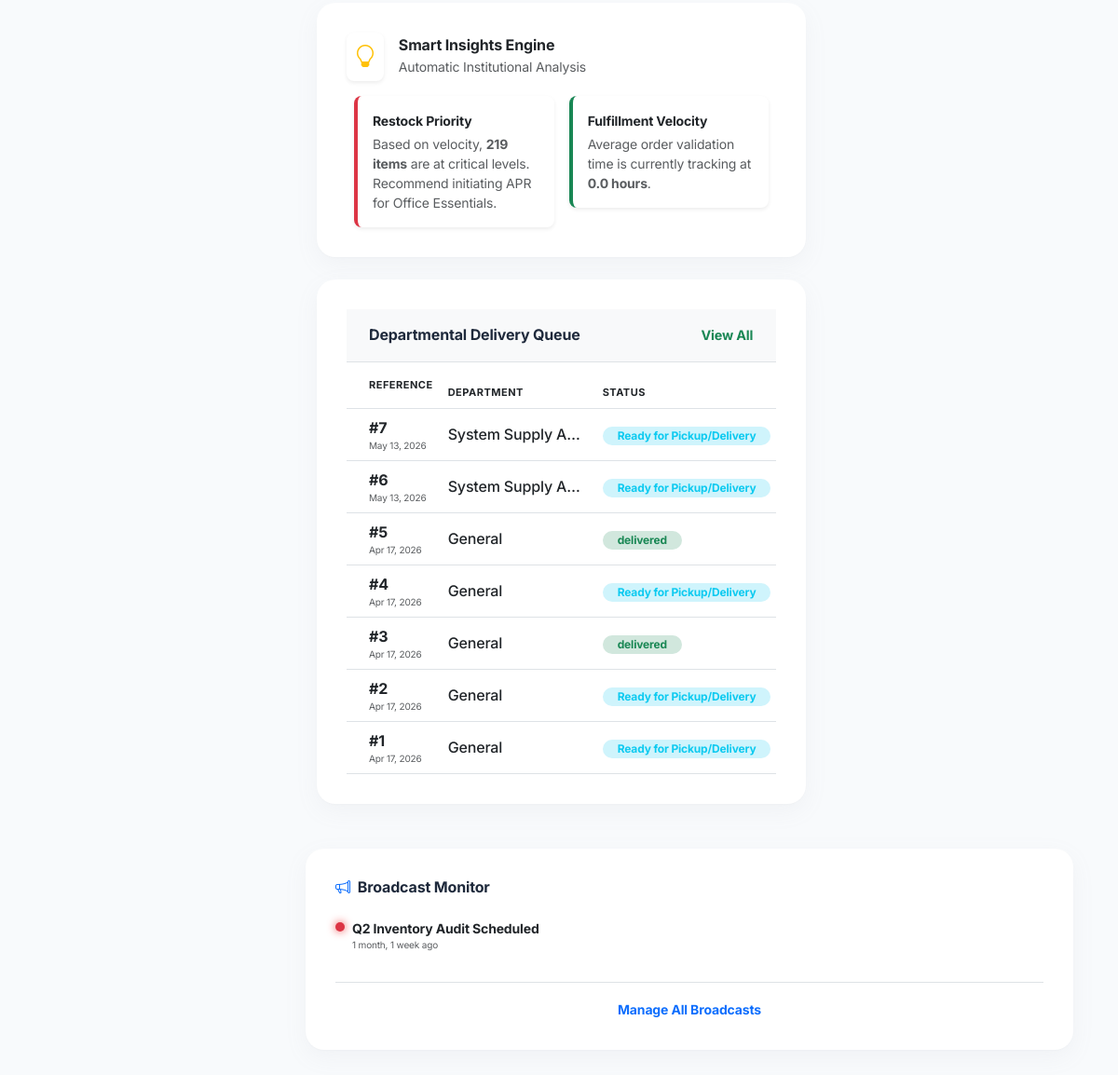
Before: /console/ (signed in, lower part) with the older database file.
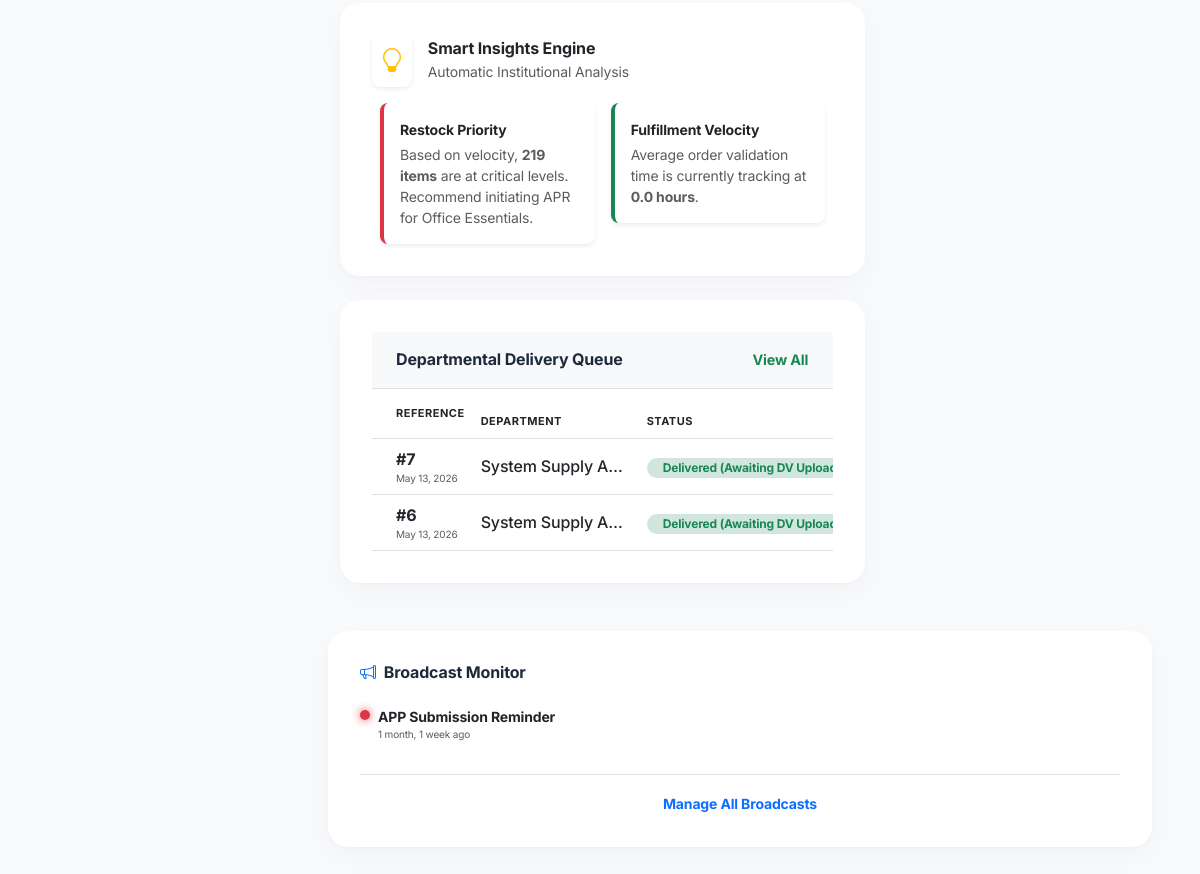
After: the same page with the newer database file.
### supplies/models.py (models this page shows, shortened)
class Order(models.Model):
    STATUS_CHOICES = [
        ('pending', 'Pending Admin Validation (Aaron)'),
        ('for_approval', 'For Chief Approval (Isagani)'),
        ('approved', 'Ready for Pickup/Delivery'),
        ('delivered_pending_settlement', 'Delivered (Awaiting DV Upload)'),
        ('completed', 'Completed & Settled'),
        ('returned', 'Returned to Sender'),
        ('cancelled', 'Cancelled'),
    ]
    user = models.ForeignKey(User, on_delete=models.SET_NULL, null=True, blank=True)
    employee_name = models.CharField(max_length=100)
    department = models.ForeignKey(Department, on_delete=models.SET_NULL, null=True, blank=True, related_name='orders')
    total_amount = models.DecimalField(max_digits=10, decimal_places=2)
    remarks = models.TextField(blank=True, null=True)
    dv_no = models.CharField(max_length=100, blank=True, null=True, verbose_name="Disbursement Voucher No.")
    dv_file = models.FileField(upload_to='order_settlements/', blank=True, null=True)
    dv_uploaded_at = models.DateTimeField(blank=True, null=True)
    dv_verified_at = models.DateTimeField(blank=True, null=True)
    dv_verified_by = models.ForeignKey(User, on_delete=models.SET_NULL, null=True, related_name='verified_settlements')
    admin_validated = models.BooleanField(default=False)
    chief_approved = models.BooleanField(default=False)
    status = models.CharField(max_length=50, choices=STATUS_CHOICES, default='pending')
    created_at = models.DateTimeField(auto_now_add=True) # Request Time
    approved_at = models.DateTimeField(null=True, blank=True) # Approval Time
    released_at = models.DateTimeField(null=True, blank=True) # Physical Handover Time
    completed_at = models.DateTimeField(null=True, blank=True) # Final Settlement Time
    is_emergency = models.BooleanField(default=False)
    status = models.CharField(max_length=30, choices=STATUS_CHOICES, default='pending')
    document1 = models.FileField(upload_to='order_documents/', blank=True, null=True)
    document2 = models.FileField(upload_to='order_documents/', blank=True, null=True)
    document3 = models.FileField(upload_to='order_documents/', blank=True, null=True)

class Department(models.Model):
    name = models.CharField(max_length=100, unique=True)
    description = models.TextField(blank=True, null=True)
    class Meta: ordering = ['name']

class News(models.Model):
    URGENCY_CHOICES = [
        ('URGENT', 'Critical Alert / Pulse'),
        ('INFO', 'General News / Info'),
        ('SUCCESS', 'Success / Update'),
    ]
    title = models.CharField(max_length=200)
    content = models.TextField()
    urgency = models.CharField(max_length=10, choices=URGENCY_CHOICES, default='INFO')
    image = models.ImageField(upload_to='news_images/', blank=True, null=True)
    date_posted = models.DateTimeField(default=timezone.now)
    is_active = models.BooleanField(default=True)
    author = models.ForeignKey(User, on_delete=models.SET_NULL, null=True, blank=True)
    class Meta:
        verbose_name_plural = "News"
        ordering = ['-date_posted']
    @property
    def short_content(self):
        words = self.content.split()
        return " ".join(words[:20]) + "..." if len(words) > 20 else self.content

### supplies/views/admin_views.py (the view)
# urls.py: path('console/', views.admin_dashboard, name='admin_dashboard'),
@user_passes_test(lambda u: u.is_staff)
def admin_dashboard(request):
    base_template = "supplies/admin_base.html"
    if request.headers.get('HX-Request'):
        base_template = "supplies/includes/admin_partial.html"
    now = timezone.now()
    month_start = now.replace(day=1, hour=0, minute=0, second=0, microsecond=0)
    orders = Order.objects.all().order_by('-created_at')
    active_orders_count = orders.filter(status='pending').count()
    delivery_queue_count = orders.filter(status='approved').count()
    total_stock_value = sum(float(p.price) * p.stock for p in Product.objects.all())
    monthly_utilization = Order.objects.filter(
        created_at__gte=month_start
    ).exclude(status='cancelled').aggregate(total=Sum('total_amount'))['total'] or 0
    low_stock_products = Product.objects.filter(stock__lte=F('reorder_point')).count()
    top_items = OrderItem.objects.values(
        'product__name', 'product__item_code'
    ).annotate(
        total_delivered=Sum('quantity')
    ).order_by('-total_delivered')[:5]
    pending_apr_count = APRRequest.objects.exclude(status='CLOSED').count()
    approved_orders = Order.objects.filter(approved_at__isnull=False)
    if approved_orders.exists():
        durations = [(o.approved_at - o.created_at).total_seconds() for o in approved_orders]
        avg_velocity_hours = (sum(durations) / len(durations)) / 3600
    else:
        avg_velocity_hours = 0
    category_data = Category.objects.annotate(
        total_value=Sum(F('product__price') * F('product__stock'))
    ).values('name', 'total_value').order_by('-total_value')
    seven_days_ago = now - timezone.timedelta(days=7)
    prev_week_start = seven_days_ago - timezone.timedelta(days=7)
    order_velocity = Order.objects.filter(
        created_at__gte=seven_days_ago
    ).values('created_at__date').annotate(
        count=Count('id')
    ).order_by('created_at__date')
    current_week_count = Order.objects.filter(created_at__gte=seven_days_ago).count()
    prev_week_count = Order.objects.filter(created_at__gte=prev_week_start, created_at__lt=seven_days_ago).count()
    if prev_week_count > 0:
        velocity_trend = ((current_week_count - prev_week_count) / prev_week_count) * 100
    else:
        velocity_trend = 100 if current_week_count > 0 else 0
    dept_spend = Order.objects.filter(
        created_at__gte=month_start
    ).values('department__name').annotate(
        total=Sum('total_amount')
    ).order_by('-total')[:5]
    if request.user.is_superuser:
        emergency_feed = EmergencyRequest.objects.filter(status__in=['pending_ao', 'pending_supervisor', 'pending_chief'])
    elif request.user.profile.role == 'store_ao':
        emergency_feed = EmergencyRequest.objects.filter(status='pending_ao')
    elif request.user.profile.role == 'store_sup':
        emergency_feed = EmergencyRequest.objects.filter(status='pending_supervisor')
    elif request.user.profile.role == 'spmo_chief':
        emergency_feed = EmergencyRequest.objects.filter(status='pending_chief')
    else:
        emergency_feed = EmergencyRequest.objects.none()
    top_depts = Department.objects.annotate(
        order_count=Count('orders')
    ).order_by('-order_count')[:10]
    total_spend = Order.objects.filter(status='delivered').aggregate(Sum('total_amount'))['total_amount__sum'] or 0
    active_tab = request.GET.get('tab', 'command')
    context = {
        'active_tab': active_tab,
        'active_orders_count': active_orders_count,
        'delivery_queue_count': delivery_queue_count,
        'pending_apr_count': pending_apr_count,
        'total_stock_value': total_stock_value,
        'monthly_utilization': monthly_utilization,
        'low_stock_count': low_stock_products,
        'top_items': top_items,
        'recent_orders': orders[:8],
        'emergency_feed': emergency_feed,
        'news_items': News.objects.filter(is_active=True).order_by('-urgency', '-date_posted')[:5],
        'urgent_news': News.objects.filter(is_active=True, urgency='URGENT').order_by('-date_posted')[:3],
        'category_data': list(category_data),
        'order_velocity': list(order_velocity),
        'dept_spend': list(dept_spend),
        'avg_velocity_hours': avg_velocity_hours,
        'velocity_trend': velocity_trend,
        'top_depts': top_depts,
        'total_spend': total_spend,
        'base_template': base_template,
    }
    return render(request, 'supplies/admin_dashboard.html', context)

### supplies/context_processors.py (called while the page is built)
def sidebar_pulse(request):
    if not request.user.is_authenticated or not request.user.is_staff:
        return {}
    try:
        pulse_data = {
            'pulse_pending_orders': Order.objects.filter(status='pending').count(),
            'pulse_open_aprs': APRRequest.objects.exclude(status__in=['CLOSED', 'CANCELLED']).count(),
            'pulse_low_stock': Product.objects.filter(stock__lte=F('reorder_point')).count(),
            'pulse_incoming_deliveries': APRRequest.objects.filter(status__in=['SENT', 'PAID', 'PARTIALLY_RECEIVED']).count(),
        }
    except Exception:
        pulse_data = {}
    return pulse_data

### supplies/models.py (called while the page is built)
    @property
    def is_supply_officer(self): return self.role in ['store_ao', 'store_sup', 'spmo_chief'] or self.user.is_superuser

    @property
    def can_manage_procurement(self): return self.is_supply_officer

    @property
    def can_manage_fulfillment(self): return self.is_supply_officer

    @property
    def can_manage_finances(self): return self.is_supply_officer

    @property
    def can_manage_system(self): return self.is_supply_officer

### supplies/templates/supplies/admin_dashboard.html (shortened to what the changed rows need)
{% extends base_template|default:'supplies/admin_base.html' %}
{% load humanize static %}
{% block content %}
<div class="tab-content" id="dashboardTabsContent">
    <div class="tab-pane fade {% if active_tab == 'command' or not active_tab %}show active{% endif %}" id="command-deck" role="tabpanel">
<div class="row g-4 mb-4">
    <div class="col-lg-8">
        <div class="stat-card p-0 overflow-hidden mb-4">
            <div class="table-responsive">
                <table class="table table-hover align-middle mb-0">
                    <thead class="bg-light-subtle">
                        <tr class="small text-muted text-uppercase" style="font-size: 11px; letter-spacing: 0.5px;">
                            <th class="ps-4 py-3">Reference</th>
                            <th>Department</th>
                            <th>Status</th>
                        </tr>
                    </thead>
                    <tbody class="border-top-0">
                        {% for order in recent_orders %}
                        <tr>
                            <td class="ps-4">
                                <span class="fw-bold text-dark">#{{ order.id }}</span>
                                <div class="text-muted" style="font-size: 10px;">{{ order.created_at|date:"M d, Y" }}</div>
                            </td>
                            <td>
                                <div class="fw-medium text-truncate" style="max-width: 150px;">{{ order.department.name|default:"General" }}</div>
                            </td>
                            <td>
                                <span class="badge {% if order.status == 'pending' %}bg-warning-subtle text-warning{% elif order.status == 'approved' %}bg-info-subtle text-info{% else %}bg-success-subtle text-success{% endif %} rounded-pill px-3">
                                    {{ order.get_status_display|default:order.status }}
                                </span>
                            </td>
                        </tr>
                        {% empty %}
                        <tr>
                            <td colspan="5" class="text-center py-5 text-muted">No pending deployments.</td>
                        </tr>
                        {% endfor %}
                    </tbody>
                </table>
            </div>
        </div>
    </div>
        <div class="stat-card mb-4">
            <div class="list-group list-group-flush">
                {% for news in news_items %}
                <div class="list-group-item px-0 border-0 mb-3">
                    <div class="d-flex align-items-start gap-2">
                        <div class="{% if news.urgency == 'URGENT' %}bg-danger{% elif news.urgency == 'SUCCESS' %}bg-success{% else %}bg-primary{% endif %} rounded-circle mt-1"
                             style="width: 10px; height: 10px; min-width: 10px; {% if news.urgency == 'URGENT' %}box-shadow: 0 0 10px #ef4444; animation: pulse 2s infinite;{% endif %}"></div>
                        <div>
                            <div class="fw-bold small text-dark mb-0 line-clamp-1">{{ news.title }}</div>
                            <div class="text-muted" style="font-size: 10px;">{{ news.date_posted|timesince }} ago</div>
                        </div>
                    </div>
                </div>
                {% empty %}
                <div class="small text-muted italic p-2 rounded-3 bg-light text-center">No active broadcasts.</div>
                {% endfor %}
            </div>
        </div>
    </div>
    </div>
</div>
{% endblock %}

Changed rows visible on the page:
removed Order: id "5", created_at "Apr 17, 2026", department.name "General", status "delivered"
removed Order: id "4", created_at "Apr 17, 2026", department.name "General", status "Ready for Pickup/Delivery"
removed Order: id "3", created_at "Apr 17, 2026", department.name "General", status "delivered"
removed Order: id "2", created_at "Apr 17, 2026", department.name "General", status "Ready for Pickup/Delivery"
removed Order: id "1", created_at "Apr 17, 2026", department.name "General", status "Ready for Pickup/Delivery"
changed Order id 7: status "Ready for Pickup/Delivery" → "Delivered (Awaiting DV…"
changed Order id 6: status "Ready for Pickup/Delivery" → "Delivered (Awaiting DV…"
changed News: title "Q2 Inventory Audit Scheduled" → "APP Submission Reminder"
